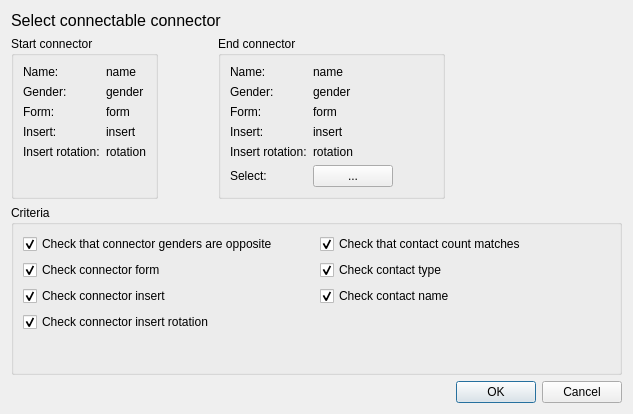
<?xml version="1.0" encoding="UTF-8"?>
<ui version="4.0">
 <class>mdtClConnectableConnectorDialog</class>
 <widget class="QDialog" name="mdtClConnectableConnectorDialog">
  <property name="geometry">
   <rect>
    <x>0</x>
    <y>0</y>
    <width>633</width>
    <height>414</height>
   </rect>
  </property>
  <property name="windowTitle">
   <string>Connector selection</string>
  </property>
  <layout class="QVBoxLayout" name="verticalLayout_3">
   <item>
    <widget class="QLabel" name="lbTitle">
     <property name="font">
      <font>
       <pointsize>12</pointsize>
      </font>
     </property>
     <property name="text">
      <string>Select connectable connector</string>
     </property>
    </widget>
   </item>
   <item>
    <layout class="QHBoxLayout" name="horizontalLayout_3">
     <property name="spacing">
      <number>60</number>
     </property>
     <item>
      <widget class="QGroupBox" name="gbStartConnector">
       <property name="title">
        <string>Start connector</string>
       </property>
       <layout class="QFormLayout" name="formLayout">
        <item row="0" column="0">
         <widget class="QLabel" name="lbStartConnectorNameLabel">
          <property name="text">
           <string>Name:</string>
          </property>
         </widget>
        </item>
        <item row="0" column="1">
         <widget class="QLabel" name="lbStartConnectorName">
          <property name="text">
           <string>name</string>
          </property>
         </widget>
        </item>
        <item row="1" column="0">
         <widget class="QLabel" name="lbStartConnectorGenderLabel">
          <property name="text">
           <string>Gender:</string>
          </property>
         </widget>
        </item>
        <item row="1" column="1">
         <widget class="QLabel" name="lbStartConnectorGender">
          <property name="text">
           <string>gender</string>
          </property>
         </widget>
        </item>
        <item row="2" column="0">
         <widget class="QLabel" name="lbStartConnectorFormLabel">
          <property name="text">
           <string>Form:</string>
          </property>
         </widget>
        </item>
        <item row="2" column="1">
         <widget class="QLabel" name="lbStartConnectorForm">
          <property name="text">
           <string>form</string>
          </property>
         </widget>
        </item>
        <item row="3" column="0">
         <widget class="QLabel" name="lbStartConnectorInsertLabel">
          <property name="text">
           <string>Insert:</string>
          </property>
         </widget>
        </item>
        <item row="3" column="1">
         <widget class="QLabel" name="lbStartConnectorInsert">
          <property name="text">
           <string>insert</string>
          </property>
         </widget>
        </item>
        <item row="4" column="0">
         <widget class="QLabel" name="lbStartConnectorInsertRotationLabel">
          <property name="text">
           <string>Insert rotation:</string>
          </property>
         </widget>
        </item>
        <item row="4" column="1">
         <widget class="QLabel" name="lbStartConnectorInsertRotation">
          <property name="text">
           <string>rotation</string>
          </property>
         </widget>
        </item>
       </layout>
      </widget>
     </item>
     <item>
      <widget class="QGroupBox" name="gbEndConnector">
       <property name="title">
        <string>End connector</string>
       </property>
       <layout class="QFormLayout" name="formLayout_2">
        <item row="0" column="0">
         <widget class="QLabel" name="lbEndConnectorNameLabel">
          <property name="text">
           <string>Name:</string>
          </property>
         </widget>
        </item>
        <item row="0" column="1">
         <widget class="QLabel" name="lbEndConnectorName">
          <property name="text">
           <string>name</string>
          </property>
         </widget>
        </item>
        <item row="1" column="0">
         <widget class="QLabel" name="lbEndConnectorGenderLabel">
          <property name="text">
           <string>Gender:</string>
          </property>
         </widget>
        </item>
        <item row="1" column="1">
         <widget class="QLabel" name="lbEndConnectorGender">
          <property name="text">
           <string>gender</string>
          </property>
         </widget>
        </item>
        <item row="2" column="0">
         <widget class="QLabel" name="lbEndConnectorFormLabel">
          <property name="text">
           <string>Form:</string>
          </property>
         </widget>
        </item>
        <item row="2" column="1">
         <widget class="QLabel" name="lbEndConnectorForm">
          <property name="text">
           <string>form</string>
          </property>
         </widget>
        </item>
        <item row="3" column="0">
         <widget class="QLabel" name="lbEndConnectorInsertLabel">
          <property name="text">
           <string>Insert:</string>
          </property>
         </widget>
        </item>
        <item row="3" column="1">
         <widget class="QLabel" name="lbEndConnectorInsert">
          <property name="text">
           <string>insert</string>
          </property>
         </widget>
        </item>
        <item row="4" column="0">
         <widget class="QLabel" name="lbEndConnectorInsertRotationLabel">
          <property name="text">
           <string>Insert rotation:</string>
          </property>
         </widget>
        </item>
        <item row="4" column="1">
         <widget class="QLabel" name="lbEndConnectorInsertRotation">
          <property name="text">
           <string>rotation</string>
          </property>
         </widget>
        </item>
        <item row="5" column="0">
         <widget class="QLabel" name="lbSelectEndConnector">
          <property name="text">
           <string>Select:</string>
          </property>
         </widget>
        </item>
        <item row="5" column="1">
         <layout class="QHBoxLayout" name="horizontalLayout">
          <item>
           <widget class="QPushButton" name="pbSelectEndConnector">
            <property name="text">
             <string>...</string>
            </property>
           </widget>
          </item>
          <item>
           <spacer name="horizontalSpacer">
            <property name="orientation">
             <enum>Qt::Horizontal</enum>
            </property>
            <property name="sizeHint" stdset="0">
             <size>
              <width>40</width>
              <height>20</height>
             </size>
            </property>
           </spacer>
          </item>
         </layout>
        </item>
       </layout>
      </widget>
     </item>
     <item>
      <spacer name="horizontalSpacer_2">
       <property name="orientation">
        <enum>Qt::Horizontal</enum>
       </property>
       <property name="sizeHint" stdset="0">
        <size>
         <width>40</width>
         <height>20</height>
        </size>
       </property>
      </spacer>
     </item>
    </layout>
   </item>
   <item>
    <widget class="QGroupBox" name="groupBox_3">
     <property name="title">
      <string>Criteria</string>
     </property>
     <layout class="QHBoxLayout" name="horizontalLayout_2">
      <item>
       <layout class="QVBoxLayout" name="verticalLayout">
        <item>
         <widget class="QCheckBox" name="cbCheckGenderAreOpposite">
          <property name="text">
           <string>Check that connector genders are opposite</string>
          </property>
          <property name="checked">
           <bool>true</bool>
          </property>
         </widget>
        </item>
        <item>
         <widget class="QCheckBox" name="cbCheckForm">
          <property name="text">
           <string>Check connector form</string>
          </property>
          <property name="checked">
           <bool>true</bool>
          </property>
         </widget>
        </item>
        <item>
         <widget class="QCheckBox" name="cbCheckInsert">
          <property name="text">
           <string>Check connector insert</string>
          </property>
          <property name="checked">
           <bool>true</bool>
          </property>
         </widget>
        </item>
        <item>
         <widget class="QCheckBox" name="cbCheckInsertRotation">
          <property name="text">
           <string>Check connector insert rotation</string>
          </property>
          <property name="checked">
           <bool>true</bool>
          </property>
         </widget>
        </item>
        <item>
         <spacer name="verticalSpacer_2">
          <property name="orientation">
           <enum>Qt::Vertical</enum>
          </property>
          <property name="sizeHint" stdset="0">
           <size>
            <width>20</width>
            <height>40</height>
           </size>
          </property>
         </spacer>
        </item>
       </layout>
      </item>
      <item>
       <layout class="QVBoxLayout" name="verticalLayout_2">
        <item>
         <widget class="QCheckBox" name="cbCheckContactCount">
          <property name="text">
           <string>Check that contact count matches</string>
          </property>
          <property name="checked">
           <bool>true</bool>
          </property>
         </widget>
        </item>
        <item>
         <widget class="QCheckBox" name="cbCheckContactType">
          <property name="text">
           <string>Check contact type</string>
          </property>
          <property name="checked">
           <bool>true</bool>
          </property>
         </widget>
        </item>
        <item>
         <widget class="QCheckBox" name="cbCheckContactName">
          <property name="text">
           <string>Check contact name</string>
          </property>
          <property name="checked">
           <bool>true</bool>
          </property>
         </widget>
        </item>
        <item>
         <spacer name="verticalSpacer">
          <property name="orientation">
           <enum>Qt::Vertical</enum>
          </property>
          <property name="sizeHint" stdset="0">
           <size>
            <width>20</width>
            <height>40</height>
           </size>
          </property>
         </spacer>
        </item>
       </layout>
      </item>
     </layout>
    </widget>
   </item>
   <item>
    <widget class="QDialogButtonBox" name="buttonBox">
     <property name="orientation">
      <enum>Qt::Horizontal</enum>
     </property>
     <property name="standardButtons">
      <set>QDialogButtonBox::Cancel|QDialogButtonBox::Ok</set>
     </property>
    </widget>
   </item>
  </layout>
 </widget>
 <resources/>
 <connections>
  <connection>
   <sender>buttonBox</sender>
   <signal>accepted()</signal>
   <receiver>mdtClConnectableConnectorDialog</receiver>
   <slot>accept()</slot>
   <hints>
    <hint type="sourcelabel">
     <x>248</x>
     <y>254</y>
    </hint>
    <hint type="destinationlabel">
     <x>157</x>
     <y>274</y>
    </hint>
   </hints>
  </connection>
  <connection>
   <sender>buttonBox</sender>
   <signal>rejected()</signal>
   <receiver>mdtClConnectableConnectorDialog</receiver>
   <slot>reject()</slot>
   <hints>
    <hint type="sourcelabel">
     <x>316</x>
     <y>260</y>
    </hint>
    <hint type="destinationlabel">
     <x>286</x>
     <y>274</y>
    </hint>
   </hints>
  </connection>
 </connections>
</ui>
